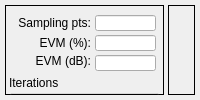
     <widget class="QWidget" name="tab_xy">
      <attribute name="title">
       <string>Signal space (I-Q)</string>
      </attribute>
      <layout class="QGridLayout" name="gridLayout">
       <property name="leftMargin">
        <number>5</number>
       </property>
       <property name="topMargin">
        <number>5</number>
       </property>
       <property name="rightMargin">
        <number>5</number>
       </property>
       <property name="bottomMargin">
        <number>5</number>
       </property>
       <property name="horizontalSpacing">
        <number>4</number>
       </property>
       <item row="0" column="1">
        <widget class="QFrame" name="graphFrame">
         <property name="sizePolicy">
          <sizepolicy hsizetype="Expanding" vsizetype="Expanding">
           <horstretch>0</horstretch>
           <verstretch>0</verstretch>
          </sizepolicy>
         </property>
         <property name="layoutDirection">
          <enum>Qt::LeftToRight</enum>
         </property>
         <property name="autoFillBackground">
          <bool>true</bool>
         </property>
         <property name="frameShape">
          <enum>QFrame::Box</enum>
         </property>
         <property name="frameShadow">
          <enum>QFrame::Plain</enum>
         </property>
         <property name="lineWidth">
          <number>1</number>
         </property>
         <property name="midLineWidth">
          <number>1</number>
         </property>
        </widget>
       </item>
       <item row="0" column="0">
        <widget class="QFrame" name="dataFrame">
         <property name="sizePolicy">
          <sizepolicy hsizetype="Fixed" vsizetype="MinimumExpanding">
           <horstretch>0</horstretch>
           <verstretch>0</verstretch>
          </sizepolicy>
         </property>
         <property name="minimumSize">
          <size>
           <width>159</width>
           <height>0</height>
          </size>
         </property>
         <property name="autoFillBackground">
          <bool>true</bool>
         </property>
         <property name="frameShape">
          <enum>QFrame::Box</enum>
         </property>
         <property name="frameShadow">
          <enum>QFrame::Plain</enum>
         </property>
         <widget class="QLineEdit" name="totalSamplesTime">
          <property name="geometry">
           <rect>
            <x>90</x>
            <y>10</y>
            <width>61</width>
            <height>16</height>
           </rect>
          </property>
         </widget>
         <widget class="QLabel" name="label">
          <property name="geometry">
           <rect>
            <x>10</x>
            <y>10</y>
            <width>76</width>
            <height>16</height>
           </rect>
          </property>
          <property name="text">
           <string>Sampling pts:</string>
          </property>
          <property name="alignment">
           <set>Qt::AlignRight|Qt::AlignTrailing|Qt::AlignVCenter</set>
          </property>
         </widget>
         <widget class="QLineEdit" name="evm_per">
          <property name="geometry">
           <rect>
            <x>90</x>
            <y>30</y>
            <width>61</width>
            <height>16</height>
           </rect>
          </property>
         </widget>
         <widget class="QLabel" name="label_3">
          <property name="geometry">
           <rect>
            <x>28</x>
            <y>30</y>
            <width>58</width>
            <height>16</height>
           </rect>
          </property>
          <property name="frameShape">
           <enum>QFrame::NoFrame</enum>
          </property>
          <property name="text">
           <string>EVM (%):</string>
          </property>
          <property name="alignment">
           <set>Qt::AlignRight|Qt::AlignTrailing|Qt::AlignVCenter</set>
          </property>
         </widget>
         <widget class="QLineEdit" name="evm_db">
          <property name="geometry">
           <rect>
            <x>90</x>
            <y>50</y>
            <width>61</width>
            <height>16</height>
           </rect>
          </property>
         </widget>
         <widget class="QLabel" name="label_7">
          <property name="geometry">
           <rect>
            <x>27</x>
            <y>48</y>
            <width>59</width>
            <height>16</height>
           </rect>
          </property>
          <property name="frameShape">
           <enum>QFrame::NoFrame</enum>
          </property>
          <property name="text">
           <string>EVM (dB):</string>
          </property>
          <property name="alignment">
           <set>Qt::AlignRight|Qt::AlignTrailing|Qt::AlignVCenter</set>
          </property>
         </widget>
         <widget class="QGroupBox" name="groupBox">
          <property name="geometry">
           <rect>
            <x>4</x>
            <y>148</y>
            <width>150</width>
            <height>65</height>
           </rect>
          </property>
          <property name="title">
           <string>Signal type (for viewing)</string>
          </property>
          <widget class="QCheckBox" name="signalCheckBox">
           <property name="geometry">
            <rect>
             <x>10</x>
             <y>24</y>
             <width>131</width>
             <height>17</height>
            </rect>
           </property>
           <property name="text">
            <string>Symbol (reference)</string>
           </property>
           <property name="checked">
            <bool>true</bool>
           </property>
          </widget>
          <widget class="QCheckBox" name="sigandnoiseCheckBox">
           <property name="geometry">
            <rect>
             <x>10</x>
             <y>44</y>
             <width>131</width>
             <height>17</height>
            </rect>
           </property>
           <property name="text">
            <string>Symbol (received)</string>
           </property>
           <property name="checked">
            <bool>true</bool>
           </property>
          </widget>
         </widget>
         <widget class="QGroupBox" name="groupBox_2">
          <property name="geometry">
           <rect>
            <x>4</x>
            <y>70</y>
            <width>150</width>
            <height>72</height>
           </rect>
          </property>
          <property name="title">
           <string>Iterations</string>
          </property>
          <widget class="QLabel" name="label_5">
           <property name="geometry">
            <rect>
             <x>46</x>
             <y>26</y>
             <width>46</width>
             <height>16</height>
            </rect>
           </property>
           <property name="text">
            <string>Current:</string>
           </property>
          </widget>
          <widget class="QSpinBox" name="spinBoxTime">
           <property name="geometry">
            <rect>
             <x>94</x>
             <y>22</y>
             <width>41</width>
             <height>23</height>
            </rect>
           </property>
           <property name="readOnly">
            <bool>false</bool>
           </property>
           <property name="suffix">
            <string/>
           </property>
           <property name="minimum">
            <number>1</number>
           </property>
           <property name="maximum">
            <number>100</number>
           </property>
          </widget>
          <widget class="QLineEdit" name="totalIterationsTime">
           <property name="geometry">
            <rect>
             <x>94</x>
             <y>50</y>
             <width>31</width>
             <height>17</height>
            </rect>
           </property>
          </widget>
          <widget class="QLabel" name="label_6">
           <property name="geometry">
            <rect>
             <x>4</x>
             <y>50</y>
             <width>85</width>
             <height>17</height>
            </rect>
           </property>
           <property name="text">
            <string>Total iterations:</string>
           </property>
           <property name="alignment">
            <set>Qt::AlignRight|Qt::AlignTrailing|Qt::AlignVCenter</set>
           </property>
          </widget>
         </widget>
         <widget class="QGroupBox" name="groupBox_5">
          <property name="geometry">
           <rect>
            <x>4</x>
            <y>424</y>
            <width>150</width>
            <height>94</height>
           </rect>
          </property>
          <property name="title">
           <string>Grid line (major)</string>
          </property>
          <widget class="QCheckBox" name="checkBoxMajorGrid">
           <property name="geometry">
            <rect>
             <x>16</x>
             <y>22</y>
             <width>119</width>
             <height>17</height>
            </rect>
           </property>
           <property name="text">
            <string>Display major grid</string>
           </property>
           <property name="checked">
            <bool>true</bool>
           </property>
          </widget>
          <widget class="QComboBox" name="comboBoxColorMajor">
           <property name="geometry">
            <rect>
             <x>70</x>
             <y>42</y>
             <width>75</width>
             <height>22</height>
            </rect>
           </property>
           <property name="currentIndex">
            <number>1</number>
           </property>
           <item>
            <property name="text">
             <string>black</string>
            </property>
           </item>
           <item>
            <property name="text">
             <string>gray</string>
            </property>
           </item>
           <item>
            <property name="text">
             <string>lightgray</string>
            </property>
           </item>
           <item>
            <property name="text">
             <string>white</string>
            </property>
           </item>
           <item>
            <property name="text">
             <string>red</string>
            </property>
           </item>
           <item>
            <property name="text">
             <string>orange</string>
            </property>
           </item>
           <item>
            <property name="text">
             <string>yellow</string>
            </property>
           </item>
           <item>
            <property name="text">
             <string>green</string>
            </property>
           </item>
           <item>
            <property name="text">
             <string>cyan</string>
            </property>
           </item>
           <item>
            <property name="text">
             <string>blue</string>
            </property>
           </item>
          </widget>
          <widget class="QLabel" name="label_20">
           <property name="geometry">
            <rect>
             <x>26</x>
             <y>44</y>
             <width>41</width>
             <height>17</height>
            </rect>
           </property>
           <property name="text">
            <string>Color:</string>
           </property>
           <property name="alignment">
            <set>Qt::AlignRight|Qt::AlignTrailing|Qt::AlignVCenter</set>
           </property>
          </widget>
          <widget class="QComboBox" name="comboBoxWidthMajor">
           <property name="geometry">
            <rect>
             <x>70</x>
             <y>66</y>
             <width>45</width>
             <height>22</height>
            </rect>
           </property>
           <property name="currentIndex">
            <number>0</number>
           </property>
           <item>
            <property name="text">
             <string>0.5</string>
            </property>
           </item>
           <item>
            <property name="text">
             <string>1</string>
            </property>
           </item>
           <item>
            <property name="text">
             <string>1.5</string>
            </property>
           </item>
           <item>
            <property name="text">
             <string>2</string>
            </property>
           </item>
          </widget>
          <widget class="QLabel" name="label_24">
           <property name="geometry">
            <rect>
             <x>26</x>
             <y>68</y>
             <width>41</width>
             <height>17</height>
            </rect>
           </property>
           <property name="text">
            <string>Width:</string>
           </property>
           <property name="alignment">
            <set>Qt::AlignRight|Qt::AlignTrailing|Qt::AlignVCenter</set>
           </property>
          </widget>
         </widget>
         <widget class="QGroupBox" name="groupBox_7">
          <property name="geometry">
           <rect>
            <x>4</x>
            <y>218</y>
            <width>150</width>
            <height>72</height>
           </rect>
          </property>
          <property name="title">
           <string>General display settings</string>
          </property>
          <widget class="QComboBox" name="comboBoxDisplayColor">
           <property name="geometry">
            <rect>
             <x>45</x>
             <y>24</y>
             <width>100</width>
             <height>22</height>
            </rect>
           </property>
           <property name="currentIndex">
            <number>1</number>
           </property>
           <item>
            <property name="text">
             <string>white</string>
            </property>
           </item>
           <item>
            <property name="text">
             <string>whitesmoke</string>
            </property>
           </item>
           <item>
            <property name="text">
             <string>lightgray</string>
            </property>
           </item>
           <item>
            <property name="text">
             <string>gray</string>
            </property>
           </item>
           <item>
            <property name="text">
             <string>black</string>
            </property>
           </item>
          </widget>
          <widget class="QLabel" name="label_14">
           <property name="geometry">
            <rect>
             <x>4</x>
             <y>26</y>
             <width>35</width>
             <height>17</height>
            </rect>
           </property>
           <property name="text">
            <string>Bkgd:</string>
           </property>
           <property name="alignment">
            <set>Qt::AlignRight|Qt::AlignTrailing|Qt::AlignVCenter</set>
           </property>
          </widget>
          <widget class="QCheckBox" name="checkBoxSquare">
           <property name="geometry">
            <rect>
             <x>16</x>
             <y>52</y>
             <width>118</width>
             <height>17</height>
            </rect>
           </property>
           <property name="text">
            <string>Set grid to square</string>
           </property>
           <property name="checked">
            <bool>false</bool>
           </property>
          </widget>
         </widget>
         <widget class="QGroupBox" name="groupBox_8">
          <property name="geometry">
           <rect>
            <x>5</x>
            <y>296</y>
            <width>150</width>
            <height>123</height>
           </rect>
          </property>
          <property name="title">
           <string>Marker settings</string>
          </property>
          <widget class="QComboBox" name="comboBoxMarkerRef">
           <property name="geometry">
            <rect>
             <x>105</x>
             <y>24</y>
             <width>40</width>
             <height>22</height>
            </rect>
           </property>
           <property name="currentIndex">
            <number>2</number>
           </property>
           <item>
            <property name="text">
             <string>1</string>
            </property>
           </item>
           <item>
            <property name="text">
             <string>2</string>
            </property>
           </item>
           <item>
            <property name="text">
             <string>3</string>
            </property>
           </item>
           <item>
            <property name="text">
             <string>4</string>
            </property>
           </item>
           <item>
            <property name="text">
             <string>5</string>
            </property>
           </item>
          </widget>
          <widget class="QLabel" name="label_16">
           <property name="geometry">
            <rect>
             <x>12</x>
             <y>26</y>
             <width>89</width>
             <height>17</height>
            </rect>
           </property>
           <property name="text">
            <string>Size (reference):</string>
           </property>
           <property name="alignment">
            <set>Qt::AlignRight|Qt::AlignTrailing|Qt::AlignVCenter</set>
           </property>
          </widget>
          <widget class="QComboBox" name="comboBoxColorRef">
           <property name="geometry">
            <rect>
             <x>70</x>
             <y>72</y>
             <width>75</width>
             <height>22</height>
            </rect>
           </property>
           <property name="currentIndex">
            <number>9</number>
           </property>
           <item>
            <property name="text">
             <string>black</string>
            </property>
           </item>
           <item>
            <property name="text">
             <string>gray</string>
            </property>
           </item>
           <item>
            <property name="text">
             <string>lightgray</string>
            </property>
           </item>
           <item>
            <property name="text">
             <string>white</string>
            </property>
           </item>
           <item>
            <property name="text">
             <string>red</string>
            </property>
           </item>
           <item>
            <property name="text">
             <string>orange</string>
            </property>
           </item>
           <item>
            <property name="text">
             <string>yellow</string>
            </property>
           </item>
           <item>
            <property name="text">
             <string>green</string>
            </property>
           </item>
           <item>
            <property name="text">
             <string>cyan</string>
            </property>
           </item>
           <item>
            <property name="text">
             <string>blue</string>
            </property>
           </item>
          </widget>
          <widget class="QLabel" name="label_17">
           <property name="geometry">
            <rect>
             <x>8</x>
             <y>74</y>
             <width>58</width>
             <height>17</height>
            </rect>
           </property>
           <property name="text">
            <string>Color (ref):</string>
           </property>
           <property name="alignment">
            <set>Qt::AlignRight|Qt::AlignTrailing|Qt::AlignVCenter</set>
           </property>
          </widget>
          <widget class="QComboBox" name="comboBoxMarkerSig">
           <property name="geometry">
            <rect>
             <x>105</x>
             <y>48</y>
             <width>40</width>
             <height>22</height>
            </rect>
           </property>
           <property name="currentIndex">
            <number>0</number>
           </property>
           <item>
            <property name="text">
             <string>1</string>
            </property>
           </item>
           <item>
            <property name="text">
             <string>2</string>
            </property>
           </item>
           <item>
            <property name="text">
             <string>3</string>
            </property>
           </item>
           <item>
            <property name="text">
             <string>4</string>
            </property>
           </item>
           <item>
            <property name="text">
             <string>5</string>
            </property>
           </item>
          </widget>
          <widget class="QLabel" name="label_18">
           <property name="geometry">
            <rect>
             <x>20</x>
             <y>50</y>
             <width>81</width>
             <height>17</height>
            </rect>
           </property>
           <property name="text">
            <string>Size (received):</string>
           </property>
           <property name="alignment">
            <set>Qt::AlignRight|Qt::AlignTrailing|Qt::AlignVCenter</set>
           </property>
          </widget>
          <widget class="QComboBox" name="comboBoxColorSig">
           <property name="geometry">
            <rect>
             <x>70</x>
             <y>96</y>
             <width>75</width>
             <height>22</height>
            </rect>
           </property>
           <property name="currentIndex">
            <number>4</number>
           </property>
           <item>
            <property name="text">
             <string>black</string>
            </property>
           </item>
           <item>
            <property name="text">
             <string>gray</string>
            </property>
           </item>
           <item>
            <property name="text">
             <string>lightgray</string>
            </property>
           </item>
           <item>
            <property name="text">
             <string>white</string>
            </property>
           </item>
           <item>
            <property name="text">
             <string>red</string>
            </property>
           </item>
           <item>
            <property name="text">
             <string>orange</string>
            </property>
           </item>
           <item>
            <property name="text">
             <string>yellow</string>
            </property>
           </item>
           <item>
            <property name="text">
             <string>green</string>
            </property>
           </item>
           <item>
            <property name="text">
             <string>cyan</string>
            </property>
           </item>
           <item>
            <property name="text">
             <string>blue</string>
            </property>
           </item>
          </widget>
          <widget class="QLabel" name="label_19">
           <property name="geometry">
            <rect>
             <x>9</x>
             <y>98</y>
             <width>57</width>
             <height>17</height>
            </rect>
           </property>
           <property name="text">
            <string>Color (rcv):</string>
           </property>
           <property name="alignment">
            <set>Qt::AlignRight|Qt::AlignTrailing|Qt::AlignVCenter</set>
           </property>
          </widget>
         </widget>
         <widget class="QGroupBox" name="groupBox_10">
          <property name="geometry">
           <rect>
            <x>4</x>
            <y>522</y>
            <width>150</width>
            <height>94</height>
           </rect>
          </property>
          <property name="title">
           <string>Grid line (minor)</string>
          </property>
          <widget class="QComboBox" name="comboBoxColorMinor">
           <property name="geometry">
            <rect>
             <x>68</x>
             <y>42</y>
             <width>75</width>
             <height>22</height>
            </rect>
           </property>
           <property name="currentIndex">
            <number>2</number>
           </property>
           <item>
            <property name="text">
             <string>black</string>
            </property>
           </item>
           <item>
            <property name="text">
             <string>gray</string>
            </property>
           </item>
           <item>
            <property name="text">
             <string>lightgray</string>
            </property>
           </item>
           <item>
            <property name="text">
             <string>white</string>
            </property>
           </item>
           <item>
            <property name="text">
             <string>red</string>
            </property>
           </item>
           <item>
            <property name="text">
             <string>orange</string>
            </property>
           </item>
           <item>
            <property name="text">
             <string>yellow</string>
            </property>
           </item>
           <item>
            <property name="text">
             <string>green</string>
            </property>
           </item>
           <item>
            <property name="text">
             <string>cyan</string>
            </property>
           </item>
           <item>
            <property name="text">
             <string>blue</string>
            </property>
           </item>
          </widget>
          <widget class="QLabel" name="label_21">
           <property name="geometry">
            <rect>
             <x>24</x>
             <y>44</y>
             <width>41</width>
             <height>17</height>
            </rect>
           </property>
           <property name="text">
            <string>Color:</string>
           </property>
           <property name="alignment">
            <set>Qt::AlignRight|Qt::AlignTrailing|Qt::AlignVCenter</set>
           </property>
          </widget>
          <widget class="QCheckBox" name="checkBoxMinorGrid">
           <property name="geometry">
            <rect>
             <x>16</x>
             <y>23</y>
             <width>118</width>
             <height>17</height>
            </rect>
           </property>
           <property name="text">
            <string>Display minor grid</string>
           </property>
           <property name="checked">
            <bool>true</bool>
           </property>
          </widget>
          <widget class="QComboBox" name="comboBoxWidthMinor">
           <property name="geometry">
            <rect>
             <x>68</x>
             <y>66</y>
             <width>44</width>
             <height>22</height>
            </rect>
           </property>
           <property name="currentIndex">
            <number>0</number>
           </property>
           <item>
            <property name="text">
             <string>0.5</string>
            </property>
           </item>
           <item>
            <property name="text">
             <string>1</string>
            </property>
           </item>
           <item>
            <property name="text">
             <string>1.5</string>
            </property>
           </item>
           <item>
            <property name="text">
             <string>2</string>
            </property>
           </item>
          </widget>
          <widget class="QLabel" name="label_25">
           <property name="geometry">
            <rect>
             <x>24</x>
             <y>68</y>
             <width>41</width>
             <height>17</height>
            </rect>
           </property>
           <property name="text">
            <string>Width:</string>
           </property>
           <property name="alignment">
            <set>Qt::AlignRight|Qt::AlignTrailing|Qt::AlignVCenter</set>
           </property>
          </widget>
         </widget>
        </widget>
       </item>
      </layout>
     </widget>
